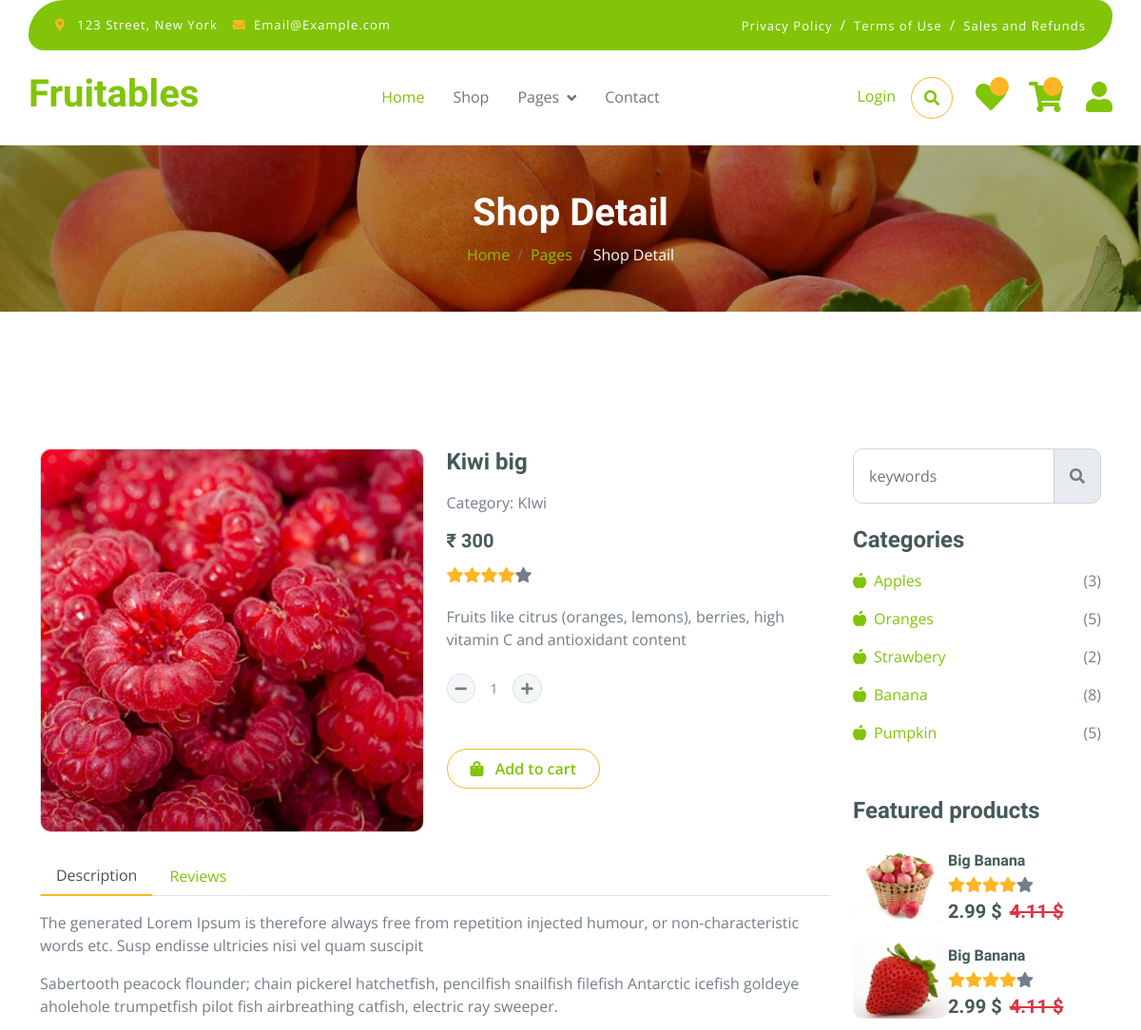
The page /shop_detail1/12 (upper part) on the database as committed earlier.
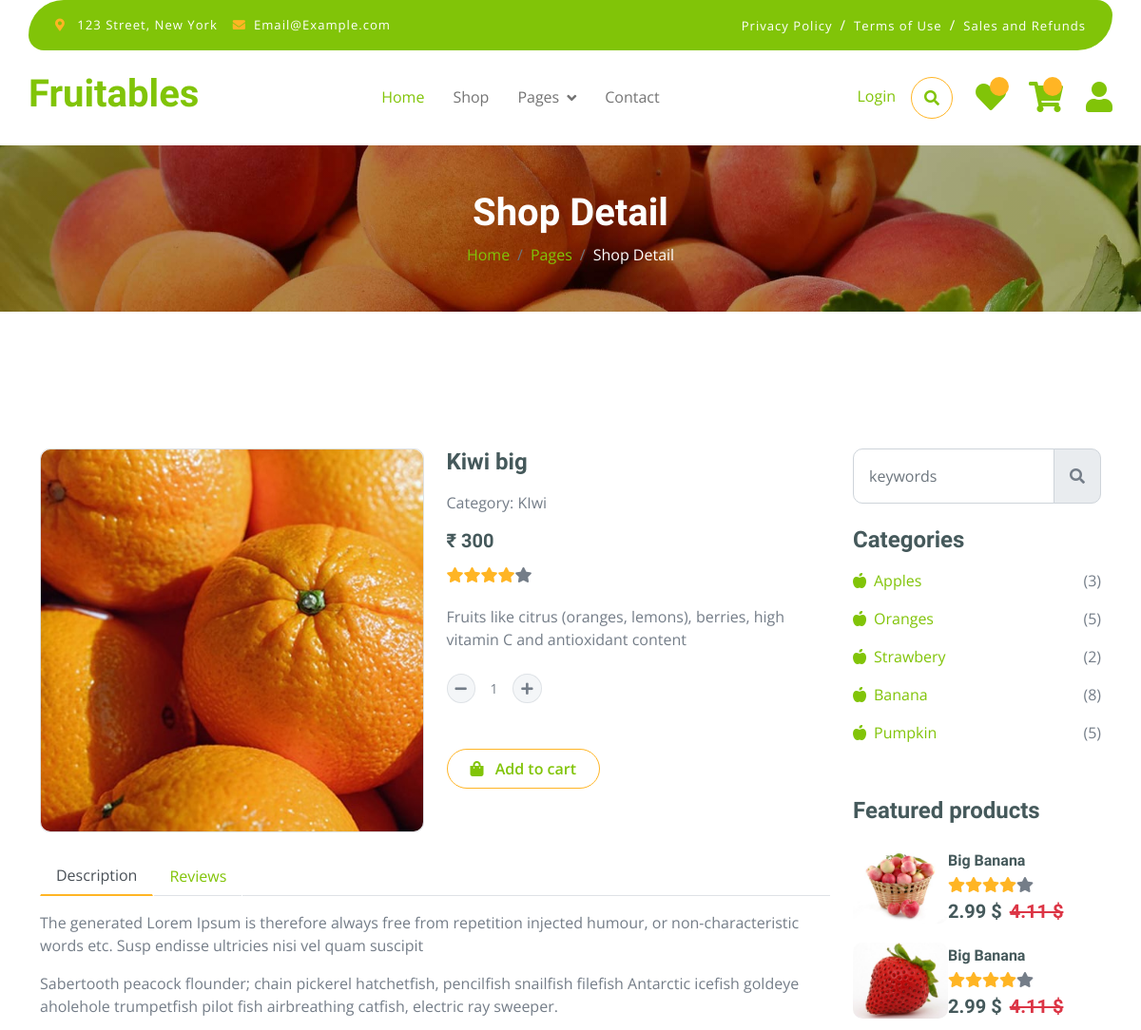
The same page on the database as committed later.
### myapp/models.py (models this page shows, shortened)
class Product(models.Model):
    cate_id=models.ForeignKey(Category,on_delete=models.CASCADE,blank=True,null=True)
    name=models.CharField(max_length=50,blank=True,null=True)
    image=models.ImageField(upload_to="madia",blank=True,null=True)
    dec=models.TextField()
    price=models.IntegerField()

class Category(models.Model):
    name=models.CharField(max_length=50,blank=True,null=True)

### myapp/views.py (the view)
# urls.py: path('shop_detail1/<int:id>', views.shop_detail1, name='shop_detail1'),
def shop_detail1(request,id):
    pid=Product.objects.get(id=id)
    con={"pid":pid}
    return render(request,"shop_detail.html",con)

### myapp/templates/shop_detail.html (shortened to what the changed rows need)
{% extends "index.html" %}
{% load static %}
{% block content %}
        <div class="container-fluid page-header py-5">
            <h1 class="text-center text-white display-6">Shop Detail</h1>
        </div>
        <div class="container-fluid py-5 mt-5">
            <div class="container py-5">
                <div class="row g-4 mb-5">
                    <div class="col-lg-8 col-xl-9">
                        <div class="row g-4">
                            <div class="col-lg-6">
                                <div class="border rounded">
                                    <a href="#">
                                        <img src="{{pid.image.url}}" class="img-fluid rounded" alt="Image">
                                    </a>
                                </div>
                            </div>
                            <div class="col-lg-6">
                                <h4 class="fw-bold mb-3">{{pid.name}}</h4>
                                <p class="mb-3">Category: {{pid.cate_id.name}}</p>
                                <h5 class="fw-bold mb-3">₹ {{pid.price}}</h5>
                                <div class="d-flex mb-4">
                                    <i class="fa fa-star text-secondary"></i>
                                    <i class="fa fa-star text-secondary"></i>
                                    <i class="fa fa-star text-secondary"></i>
                                    <i class="fa fa-star text-secondary"></i>
                                    <i class="fa fa-star"></i>
                                </div>
                                <p class="mb-4">{{pid.dec}}</p>
                                <div class="input-group quantity mb-5" style="width: 100px;">
                                    <div class="input-group-btn">
                                    </div>
                                    <input type="text" class="form-control form-control-sm text-center border-0" value="1">
                                    <div class="input-group-btn">
                                    </div>
                                </div>
                                <a href="#" class="btn border border-secondary rounded-pill px-4 py-2 mb-4 text-primary"><i class="fa fa-shopping-bag me-2 text-primary"></i> Add to cart</a>
                            </div>
                        </div>
                    </div>
                </div>
            </div>
        </div>
{% endblock %}

Rows that differ between the two databases and show on the page:
changed Product "Kiwi big": image: a different picture
